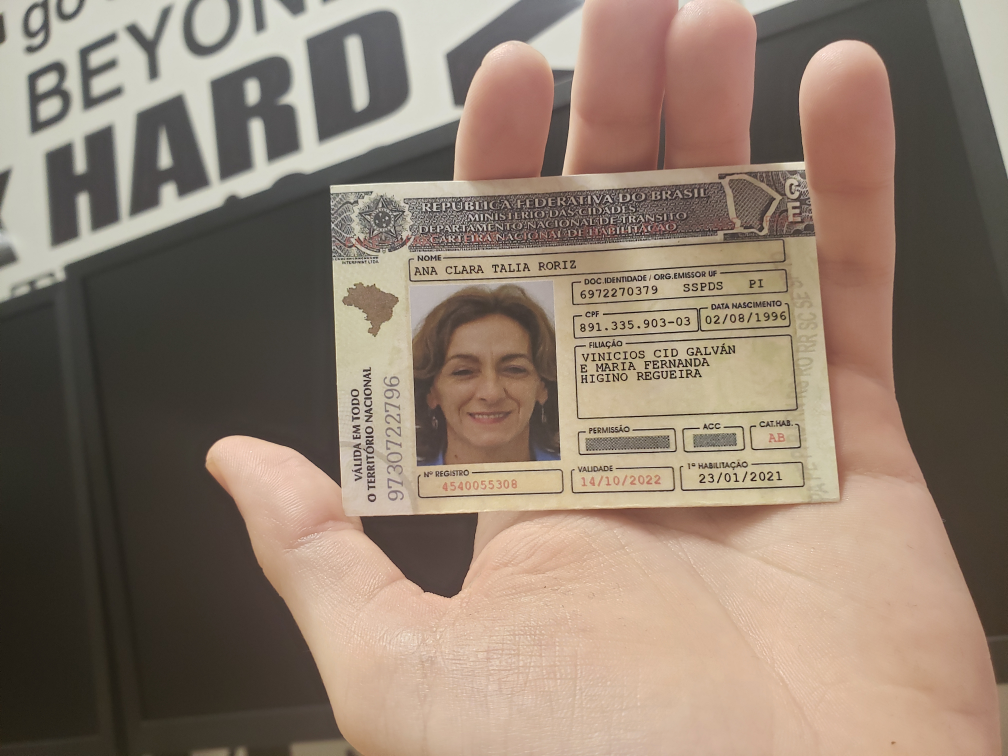
#> input picture region_growing_imgs_tests/cnh_m1_f_fr_0379.jpg, 4032 x 3024 px (shown at 1/4 size); its folder holds only this picture in this run
$ python authSegmentation.py
#> lines starting #> are read from the running program, lines starting #| are printed output that depends on the picture
from numba import njit
import cv2
import numpy as np
import glob


def kmeans_segmentation(img, K):

    import numpy as np
    import cv2

    Z = img.reshape((-1, 2))
    Z = np.float32(Z)

    criteria = (cv2.TERM_CRITERIA_EPS + cv2.TERM_CRITERIA_MAX_ITER, 10, 1.0)

    ret, label, center = cv2.kmeans(Z, K, None, criteria, 10, cv2.KMEANS_RANDOM_CENTERS)
    center = np.uint8(center)
    res = center[label.flatten()]
    res2 = res.reshape((img.shape))

    return res2

def region_growing_gray(img):
    rows, cols = img.shape[:2]
    objeto = np.zeros((rows, cols), np.uint8)
    colors = np.zeros((rows, cols), np.uint8)
    rows_new = int(rows / 1)
    cols_new = int(cols / 1)


    def Mouse_click(event, y, x, flags, param):
        if (event == cv2.EVENT_LBUTTONDOWN):
            global xd
            global yd
            xd = x
            yd = y

            objeto[xd, yd] = 255


    cv2.imshow('imagem', img)
    cv2.namedWindow('imagem', 1)
    cv2.setMouseCallback('imagem', Mouse_click)

    cv2.waitKey(0)


    return iterations_growing_gray(img,objeto,colors)

@njit
def iterations_growing_gray(img,objeto,colors):

    rows,cols=img.shape[:2]
    inicio=0
    fim=1
    while(inicio!=fim):
        inicio=fim
        fim=0
        for row in range(1,rows-1):
            for col in range(1,cols-1):
                if objeto[row,col]==255:
                    for i in range(-1,2):
                        for j in range(-1,2):
                            if (img[row+i,col+j]<(img[xd,yd])+20)&(img[row+i,col+j]>(img[xd,yd])-20):
                                objeto[row+i,col+j]=255
                                colors[row+i,col+j]=img[row+i,col+j]
                                fim+=1


    return colors


for name in glob.glob('region_growing_imgs_tests/*'):
    print(name)
    img = cv2.imread(name,1)
#> img is the input picture: shape (3024, 4032, 3); mean B, G, R 109.2, 124.2, 141.3
    original_width = int(img.shape[0])
#> original_width = 3024
    original_height = int(img.shape[1])
#> original_height = 4032
    scale_percent = 20  # percent of original size
    width = int(img.shape[1] * scale_percent / 100)
#> width = 806
    height = int(img.shape[0] * scale_percent / 100)
#> height = 604
    dim = (width, height)
#> dim = (806, 604)
    img = cv2.resize(img, dim, interpolation=cv2.INTER_AREA)
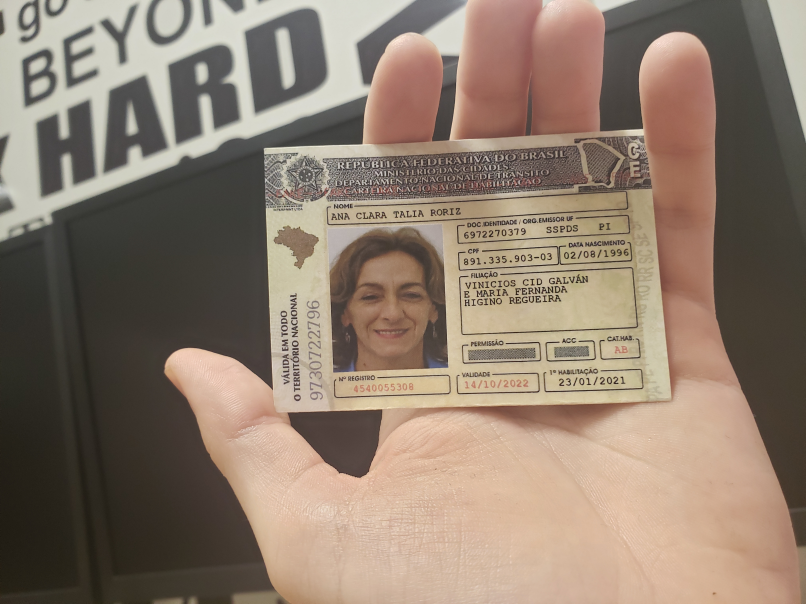
#> img: shape (604, 806, 3); mean B, G, R 109.2, 124.2, 141.3
    orig = img
    img = cv2.cvtColor(img,cv2.COLOR_BGR2GRAY)
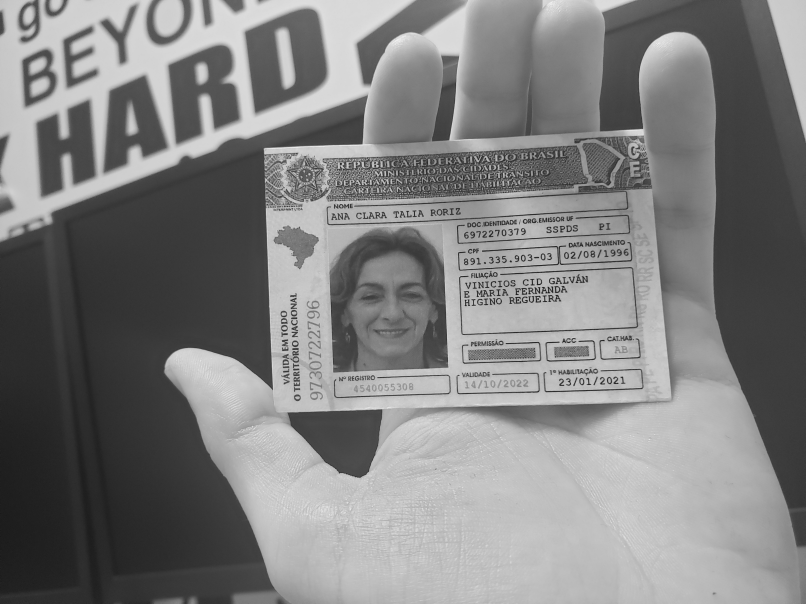
#> img: shape (604, 806); min 25, max 239, mean 127.6
    img = region_growing_gray(img)
#> in region_growing_gray, `return iterations_growing_gray(img,objeto,colors)`: returned value: shape (604, 806); every value is 0
    gray = cv2.bilateralFilter(img, 11, 17, 17)
    Blur=cv2.GaussianBlur(gray,(5,5),1)
    edged = cv2.Canny(Blur, 10, 250)
    contours, hierarchy = cv2.findContours(edged,
                                               cv2.RETR_EXTERNAL, cv2.CHAIN_APPROX_NONE)
#> contours = []
    cv2.drawContours(orig, contours, -1, (0, 255, 0), 3)
    black = np.zeros((width,height,3),dtype=np.uint8)
    black = cv2.resize(black, dim, interpolation=cv2.INTER_AREA)
    cv2.drawContours(black, contours, -1, (0, 255, 0), 2)
#> black: shape (604, 806, 3); every value is 0
    bl = cv2.cvtColor(black,cv2.COLOR_BGR2GRAY)
    contours,hierarchy =cv2.findContours(bl,cv2.RETR_TREE,cv2.CHAIN_APPROX_SIMPLE)
    max_value_contour = []
    for contour in contours:
        if len(contour) > len(max_value_contour):
            max_value_contour = contour
#> this loop made 0 passes
#> after the loop, max_value_contour = []
#> (the run stopped early here; a loop or call above may not have finished)

$ run again, on region_growing_imgs_tests/cnh_m1_f_vr_0640.jpg
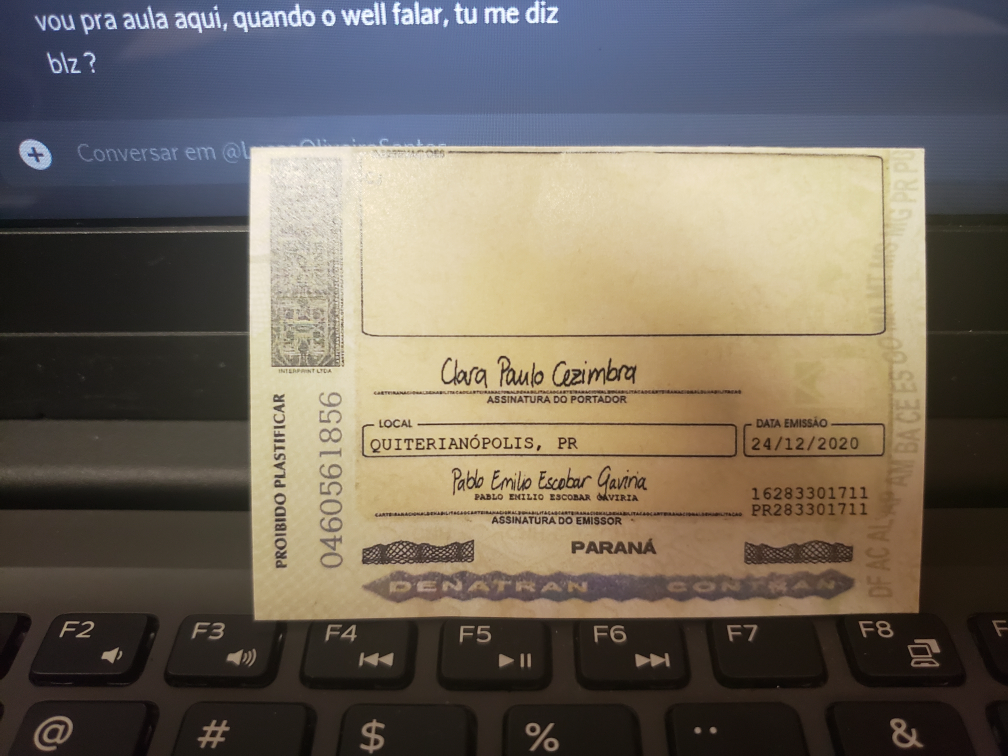
#> input picture region_growing_imgs_tests/cnh_m1_f_vr_0640.jpg, 4032 x 3024 px (shown at 1/4 size)
#> img is the input picture: shape (3024, 4032, 3); mean B, G, R 93.6, 104.1, 112.1
#> `img = cv2.resize(img, dim, interpolation=cv2.INTER_AREA)`:
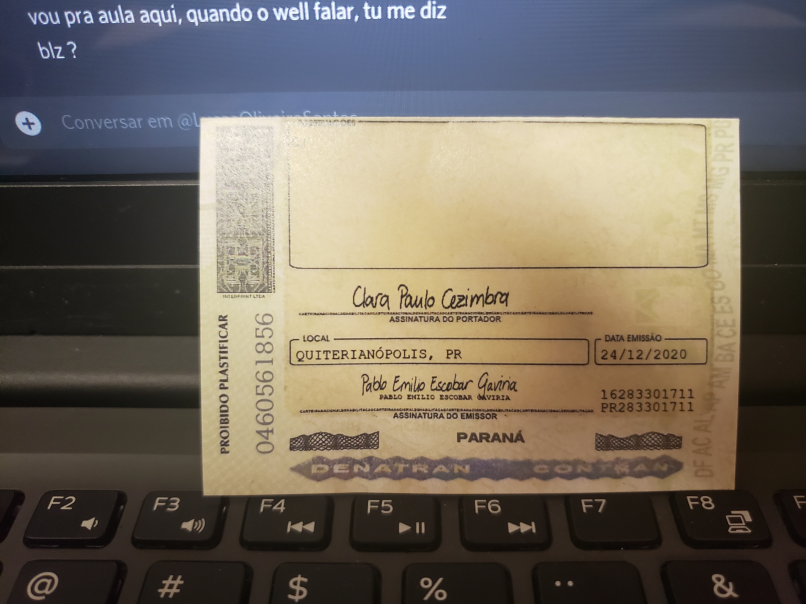
#> img: shape (604, 806, 3); mean B, G, R 93.6, 104.1, 112.1
#> `img = cv2.cvtColor(img,cv2.COLOR_BGR2GRAY)`:
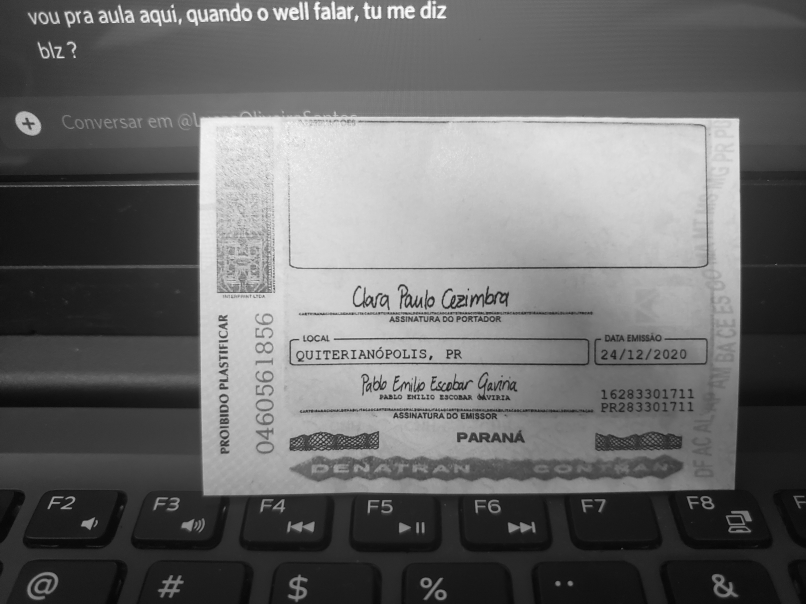
#> img: shape (604, 806); min 6, max 254, mean 105.3
#> contours = []
#> black: shape (604, 806, 3); every value is 0

$ run again, on region_growing_imgs_tests/fundo_madeira.jpg
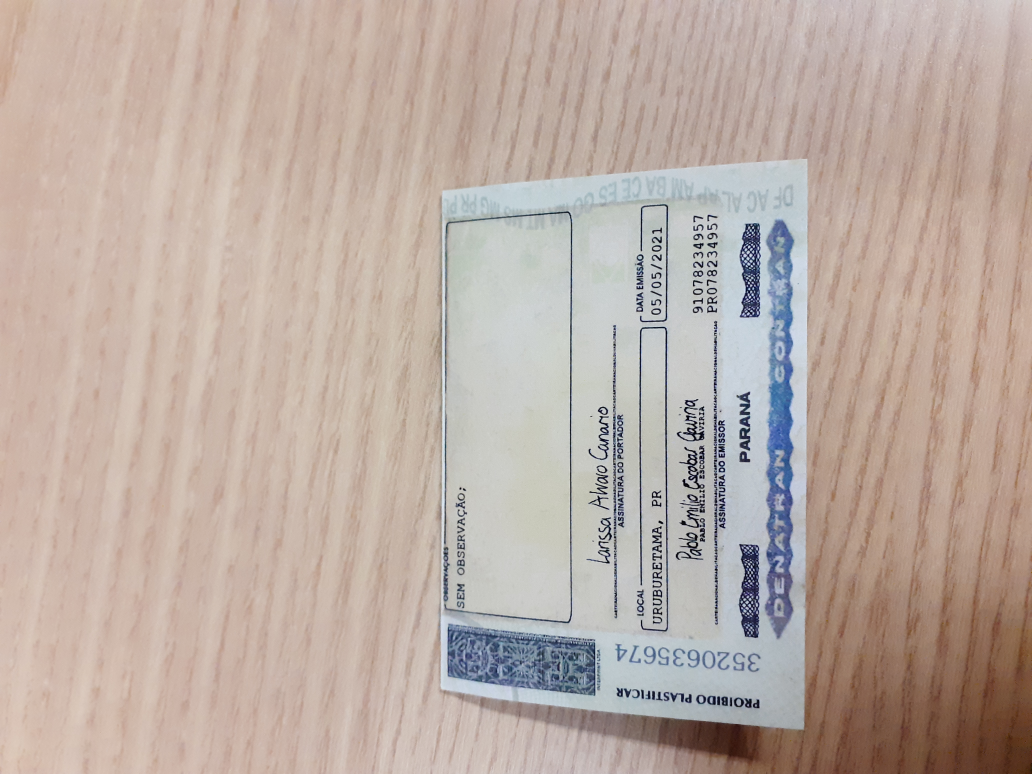
#> input picture region_growing_imgs_tests/fundo_madeira.jpg, 4128 x 3096 px (shown at 1/4 size)
#> img is the input picture: shape (3096, 4128, 3); mean B, G, R 163.8, 172.3, 187.4
#> `img = cv2.resize(img, dim, interpolation=cv2.INTER_AREA)`:
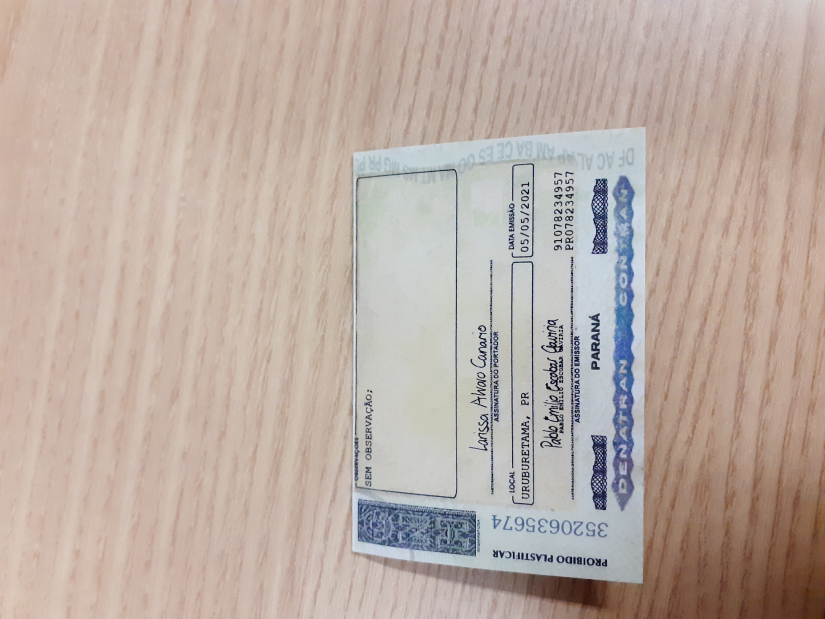
#> img: shape (619, 825, 3); mean B, G, R 163.8, 172.3, 187.4
#> `img = cv2.cvtColor(img,cv2.COLOR_BGR2GRAY)`:
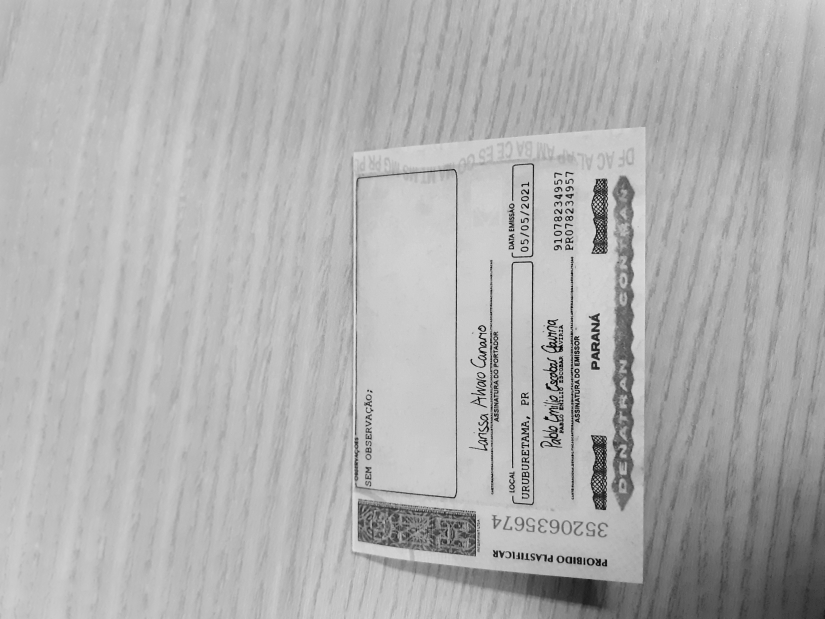
#> img: shape (619, 825); min 2, max 228, mean 175.8
#> contours = []
#> black: shape (619, 825, 3); every value is 0

$ run again, on region_growing_imgs_tests/cnh_m1_f_vr_0073.jpg
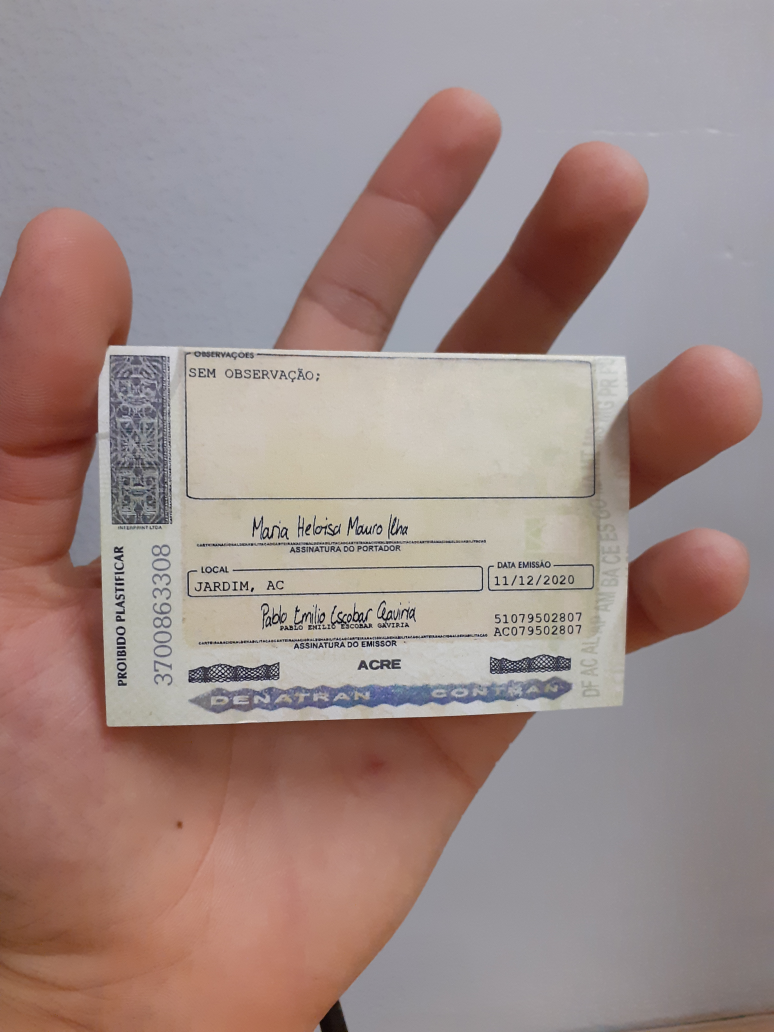
#> input picture region_growing_imgs_tests/cnh_m1_f_vr_0073.jpg, 3096 x 4128 px (shown at 1/4 size)
#> img is the input picture: shape (4128, 3096, 3); mean B, G, R 135.8, 139.2, 158.1
#> `img = cv2.resize(img, dim, interpolation=cv2.INTER_AREA)`:
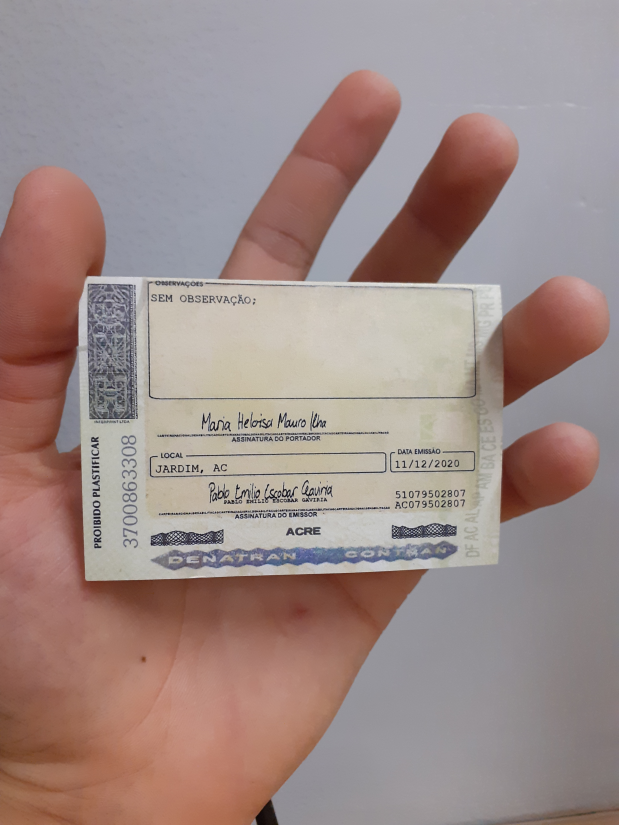
#> img: shape (825, 619, 3); mean B, G, R 135.8, 139.2, 158.1
#> `img = cv2.cvtColor(img,cv2.COLOR_BGR2GRAY)`:
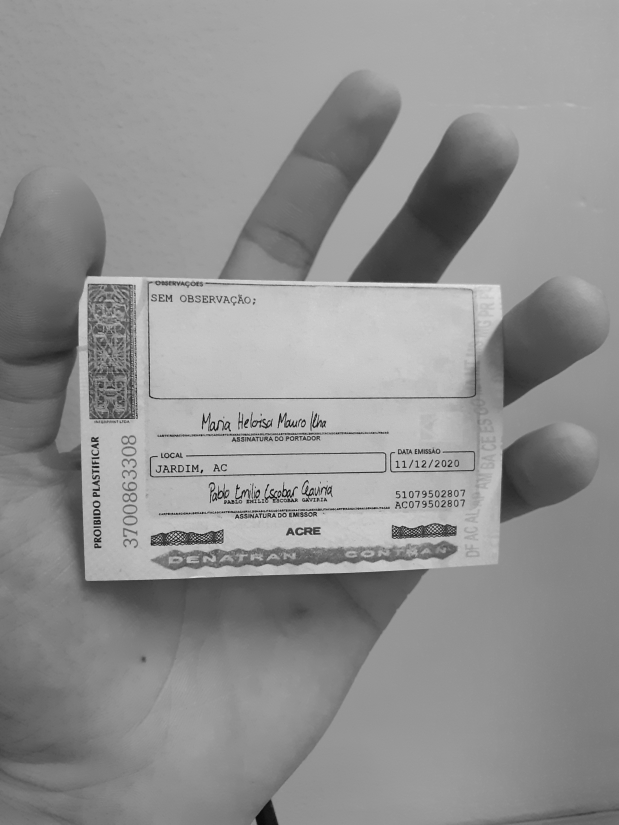
#> img: shape (825, 619); min 10, max 236, mean 144.5
#> contours = []
#> black: shape (825, 619, 3); every value is 0
